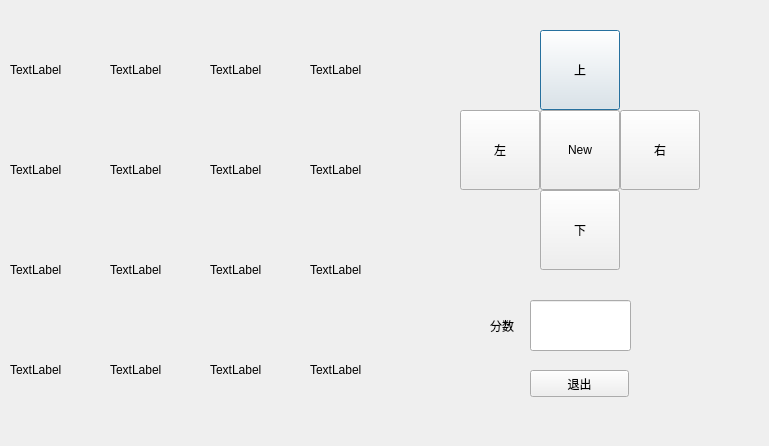
<?xml version="1.0" encoding="UTF-8"?>
<ui version="4.0">
 <class>Dialog</class>
 <widget class="QDialog" name="Dialog">
  <property name="geometry">
   <rect>
    <x>0</x>
    <y>0</y>
    <width>769</width>
    <height>446</height>
   </rect>
  </property>
  <property name="windowTitle">
   <string>MayDay2048</string>
  </property>
  <property name="windowIcon">
   <iconset resource="gg.qrc">
    <normaloff>:/wegame/sx.ico</normaloff>:/wegame/sx.ico</iconset>
  </property>
  <widget class="QPushButton" name="pushButton">
   <property name="geometry">
    <rect>
     <x>540</x>
     <y>30</y>
     <width>80</width>
     <height>80</height>
    </rect>
   </property>
   <property name="text">
    <string>上</string>
   </property>
  </widget>
  <widget class="QPushButton" name="pushButton_2">
   <property name="geometry">
    <rect>
     <x>460</x>
     <y>110</y>
     <width>80</width>
     <height>80</height>
    </rect>
   </property>
   <property name="text">
    <string>左</string>
   </property>
  </widget>
  <widget class="QPushButton" name="pushButton_3">
   <property name="geometry">
    <rect>
     <x>540</x>
     <y>110</y>
     <width>80</width>
     <height>80</height>
    </rect>
   </property>
   <property name="text">
    <string>New</string>
   </property>
  </widget>
  <widget class="QPushButton" name="pushButton_4">
   <property name="geometry">
    <rect>
     <x>620</x>
     <y>110</y>
     <width>80</width>
     <height>80</height>
    </rect>
   </property>
   <property name="text">
    <string>右</string>
   </property>
  </widget>
  <widget class="QPushButton" name="pushButton_5">
   <property name="geometry">
    <rect>
     <x>540</x>
     <y>190</y>
     <width>80</width>
     <height>80</height>
    </rect>
   </property>
   <property name="text">
    <string>下</string>
   </property>
  </widget>
  <widget class="QLabel" name="label_17">
   <property name="geometry">
    <rect>
     <x>490</x>
     <y>310</y>
     <width>67</width>
     <height>31</height>
    </rect>
   </property>
   <property name="text">
    <string>分数</string>
   </property>
  </widget>
  <widget class="QLineEdit" name="sum">
   <property name="geometry">
    <rect>
     <x>530</x>
     <y>300</y>
     <width>101</width>
     <height>51</height>
    </rect>
   </property>
   <property name="toolTip">
    <string/>
   </property>
   <property name="text">
    <string/>
   </property>
  </widget>
  <widget class="QPushButton" name="pushButton_6">
   <property name="geometry">
    <rect>
     <x>530</x>
     <y>370</y>
     <width>99</width>
     <height>27</height>
    </rect>
   </property>
   <property name="text">
    <string>退出</string>
   </property>
  </widget>
  <widget class="QLabel" name="show1">
   <property name="geometry">
    <rect>
     <x>10</x>
     <y>20</y>
     <width>100</width>
     <height>100</height>
    </rect>
   </property>
   <property name="text">
    <string>TextLabel</string>
   </property>
  </widget>
  <widget class="QLabel" name="show2">
   <property name="geometry">
    <rect>
     <x>110</x>
     <y>20</y>
     <width>100</width>
     <height>100</height>
    </rect>
   </property>
   <property name="text">
    <string>TextLabel</string>
   </property>
  </widget>
  <widget class="QLabel" name="show3">
   <property name="geometry">
    <rect>
     <x>210</x>
     <y>20</y>
     <width>100</width>
     <height>100</height>
    </rect>
   </property>
   <property name="text">
    <string>TextLabel</string>
   </property>
  </widget>
  <widget class="QLabel" name="show4">
   <property name="geometry">
    <rect>
     <x>310</x>
     <y>20</y>
     <width>100</width>
     <height>100</height>
    </rect>
   </property>
   <property name="text">
    <string>TextLabel</string>
   </property>
  </widget>
  <widget class="QLabel" name="show5">
   <property name="geometry">
    <rect>
     <x>10</x>
     <y>120</y>
     <width>100</width>
     <height>100</height>
    </rect>
   </property>
   <property name="text">
    <string>TextLabel</string>
   </property>
  </widget>
  <widget class="QLabel" name="show8">
   <property name="geometry">
    <rect>
     <x>310</x>
     <y>120</y>
     <width>100</width>
     <height>100</height>
    </rect>
   </property>
   <property name="text">
    <string>TextLabel</string>
   </property>
  </widget>
  <widget class="QLabel" name="show7">
   <property name="geometry">
    <rect>
     <x>210</x>
     <y>120</y>
     <width>100</width>
     <height>100</height>
    </rect>
   </property>
   <property name="text">
    <string>TextLabel</string>
   </property>
  </widget>
  <widget class="QLabel" name="show6">
   <property name="geometry">
    <rect>
     <x>110</x>
     <y>120</y>
     <width>100</width>
     <height>100</height>
    </rect>
   </property>
   <property name="text">
    <string>TextLabel</string>
   </property>
  </widget>
  <widget class="QLabel" name="show13">
   <property name="geometry">
    <rect>
     <x>10</x>
     <y>320</y>
     <width>100</width>
     <height>100</height>
    </rect>
   </property>
   <property name="text">
    <string>TextLabel</string>
   </property>
  </widget>
  <widget class="QLabel" name="show9">
   <property name="geometry">
    <rect>
     <x>10</x>
     <y>220</y>
     <width>100</width>
     <height>100</height>
    </rect>
   </property>
   <property name="text">
    <string>TextLabel</string>
   </property>
  </widget>
  <widget class="QLabel" name="show15">
   <property name="geometry">
    <rect>
     <x>210</x>
     <y>320</y>
     <width>100</width>
     <height>100</height>
    </rect>
   </property>
   <property name="text">
    <string>TextLabel</string>
   </property>
  </widget>
  <widget class="QLabel" name="show14">
   <property name="geometry">
    <rect>
     <x>110</x>
     <y>320</y>
     <width>100</width>
     <height>100</height>
    </rect>
   </property>
   <property name="text">
    <string>TextLabel</string>
   </property>
  </widget>
  <widget class="QLabel" name="show12">
   <property name="geometry">
    <rect>
     <x>310</x>
     <y>220</y>
     <width>100</width>
     <height>100</height>
    </rect>
   </property>
   <property name="text">
    <string>TextLabel</string>
   </property>
  </widget>
  <widget class="QLabel" name="show16">
   <property name="geometry">
    <rect>
     <x>310</x>
     <y>320</y>
     <width>100</width>
     <height>100</height>
    </rect>
   </property>
   <property name="text">
    <string>TextLabel</string>
   </property>
  </widget>
  <widget class="QLabel" name="show11">
   <property name="geometry">
    <rect>
     <x>210</x>
     <y>220</y>
     <width>100</width>
     <height>100</height>
    </rect>
   </property>
   <property name="text">
    <string>TextLabel</string>
   </property>
  </widget>
  <widget class="QLabel" name="show10">
   <property name="geometry">
    <rect>
     <x>110</x>
     <y>220</y>
     <width>100</width>
     <height>100</height>
    </rect>
   </property>
   <property name="text">
    <string>TextLabel</string>
   </property>
  </widget>
 </widget>
 <layoutdefault spacing="6" margin="11"/>
 <resources>
  <include location="gg.qrc"/>
 </resources>
 <connections/>
</ui>
